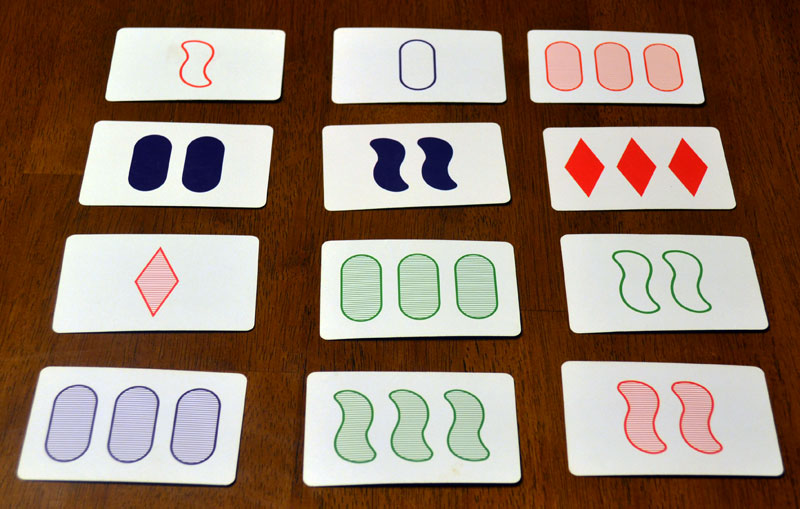
#> input picture setgame/test.jpg, 800 x 509 px, found by its file name
$ python test.py   (older library calls are emulated)
#> lines starting #> are read from the running program, lines starting #| are printed output that depends on the picture; after the words box and inside, x2 and y2 are one past the last pixel; in counts of white or black regions, pixels touching at a corner belong together
import cv2
import numpy as np
AREA_CUTOFF_THRESHOLD = 0.5
filename='images/test.jpg'

# Adjust card orientation
def rectify(h):
  h = h.reshape((4,2))
  hnew = np.zeros((4,2),dtype = np.float32)
  add = h.sum(1)
  hnew[3] = h[np.argmin(add)]
  hnew[1] = h[np.argmax(add)]
  diff = np.diff(h,axis = 1)
  hnew[0] = h[np.argmin(diff)]
  hnew[2] = h[np.argmax(diff)]
  return hnew

# Image Matching
def preprocess(img):
  gray = cv2.cvtColor(img,cv2.COLOR_BGR2GRAY)
  blur = cv2.GaussianBlur(gray,(5,5),0)
  thresh = cv2.adaptiveThreshold(blur,255,1,1,11,1)
  return thresh

def imgdiff(img1,img2):
  diffAll=0
  for i in range(3): # channel BGR
    img1 = cv2.GaussianBlur(img1[:,:,i],(5,5),0)
    img2 = cv2.GaussianBlur(img2[:,:,i],(5,5),0)
    diff = cv2.absdiff(img1,img2)
    diff = cv2.GaussianBlur(diff,(5,5),5)
    flag, diff = cv2.threshold(diff, 200, 255, cv2.THRESH_BINARY)
    diffAll += np.sum(diff)
  return diffAll

def find_closest_card(training,img):
  features = preprocess(img)
  return sorted(training.values(), key=lambda x:imgdiff(x,features))[0][0]


im = cv2.imread(filename)
#> im is the input picture: shape (509, 800, 3); mean B, G, R 110, 125.3, 147.8
gray = cv2.cvtColor(im,cv2.COLOR_BGR2GRAY)
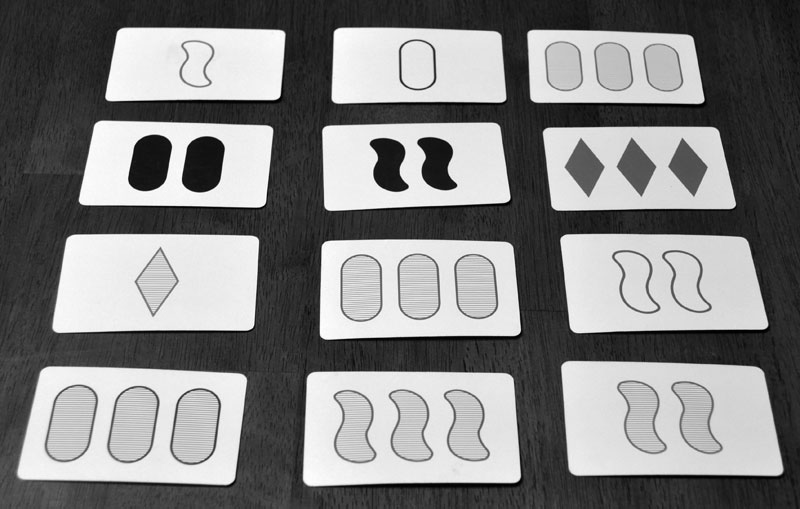
#> gray: shape (509, 800); min 0, max 255, mean 130.3
blur = cv2.GaussianBlur(gray,(1,1),1000)
flag, thresh = cv2.threshold(blur, 120, 255, cv2.THRESH_BINARY)
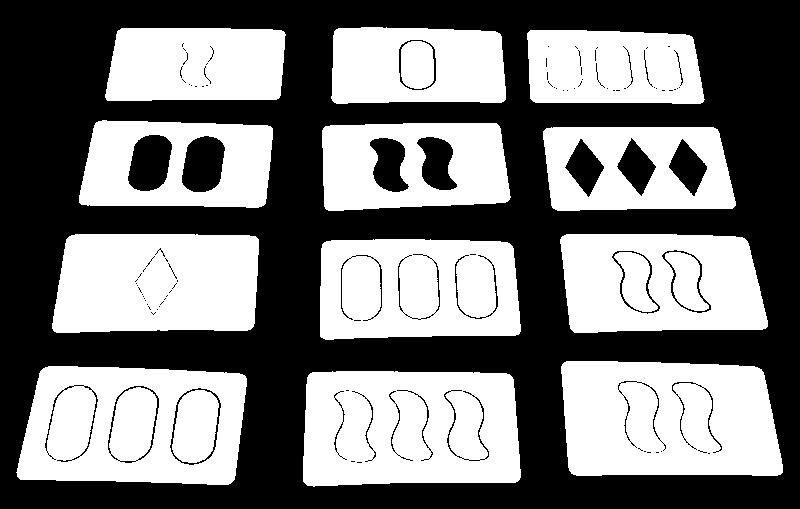
#> thresh: shape (509, 800); 48.2% white; 16 white regions
#thresh = cv2.adaptiveThreshold(blur,255,cv2.ADAPTIVE_THRESH_GAUSSIAN_C, cv2.THRESH_BINARY,11,2)
im2, contours, hierarchy = cv2.findContours(thresh,cv2.RETR_TREE,cv2.CHAIN_APPROX_SIMPLE)
#> contours = 386 contours, 312 with area under 20; largest, box (x1, y1, x2, y2) and area: (16, 366, 247, 485) 23891, (303, 371, 521, 487) 23453, (561, 361, 783, 476) 23079, (52, 234, 259, 333) 18831, (320, 239, 521, 340) 18778
contours = sorted(contours, key=cv2.contourArea, reverse=True)
lastArea = cv2.contourArea(contours[0])
#> lastArea = 23891
for i,card in enumerate(contours):
    peri = cv2.arcLength(card,True)
    approx = cv2.approxPolyDP(card,0.02*peri,True)
    if approx.shape!=(4,1,2):
        continue
    approx = rectify(approx)
    newArea = cv2.contourArea(card)
    if newArea<lastArea * AREA_CUTOFF_THRESHOLD:
        break
    lastArea = newArea
    approx2 = np.array(approx.reshape((4,2)),np.float32)
    # rect = cv2.minAreaRect(contours[2])
    # r = cv2.boxPoints(rect)
    h = np.array([ [0,0],[299,0],[299,449],[0,449] ],np.float32)
    transform = cv2.getPerspectiveTransform(approx2,h)
    warp = cv2.warpPerspective(im,transform,(300,450))
    savefile = "images/decomp"+str(i)+".jpg"
    cv2.imwrite(savefile,warp)
#> this loop made 25 passes
#> (peri, add in rectify, diff in rectify, newArea, lastArea, approx2, savefile) on passes 1 to 3: (658.2, [411, 499, 713, 619], [331, 459, 245, 131], 23891, 23891, [[244, 375], [234, 479], [20, 479], [40, 371]], 'images/decomp0.jpg'), (645.4, [684, 792, 997, 883], [70, 178, -43, -135], 23453, 23453, [[509, 374], [520, 477], [307, 485], [307, 377]], 'images/decomp1.jpg'), (642.7, [927, 1047, 1254, 1124], [-195, -99, -310, -390], 23079, 23079, [[757, 367], [782, 472], [573, 474], [561, 366]], 'images/decomp2.jpg')
#> peri on passes 13 to 18: 223.1, 205.2, 174.7, 172.7, 199.6, 198.4
#> pass 1, `warp = cv2.warpPerspective(im,transform,(300,450))`:
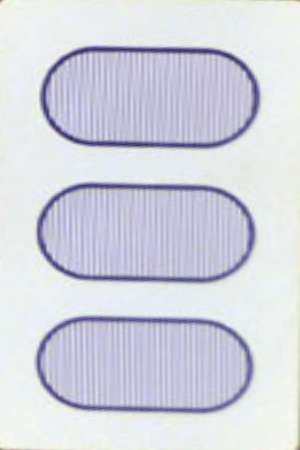
#> warp: shape (450, 300, 3); mean B, G, R 224.3, 213.1, 211.6
#> pass 2, `warp = cv2.warpPerspective(im,transform,(300,450))`:
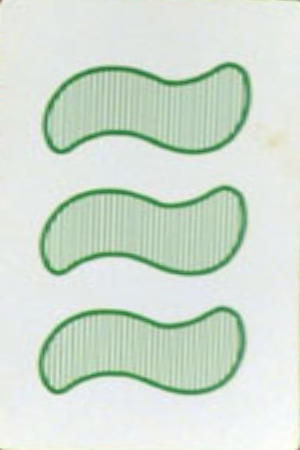
#> warp: shape (450, 300, 3); mean B, G, R 210.4, 222.3, 209.8
#> pass 3, `warp = cv2.warpPerspective(im,transform,(300,450))`:
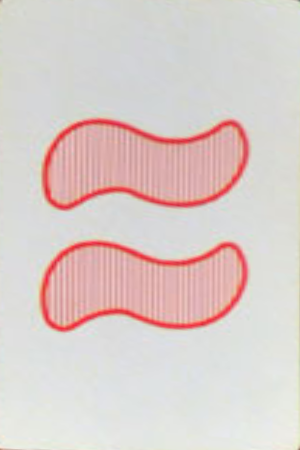
#> warp: shape (450, 300, 3); mean B, G, R 202.6, 205.5, 219.6

$ run again, with setgame/Scan_20170204.jpg copied over setgame/test.jpg
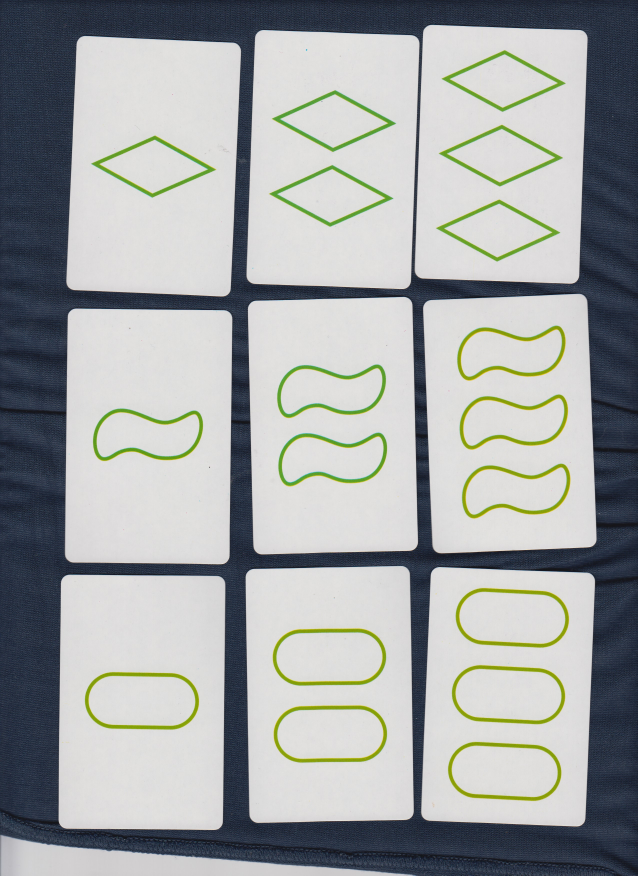
#> input picture setgame/Scan_20170204.jpg, 2550 x 3501 px, found by its file name (shown at 1/4 size)
#> im is the input picture: shape (3501, 2550, 3); mean B, G, R 164.6, 164.6, 161
#> `flag, thresh = cv2.threshold(blur, 120, 255, cv2.THRESH_BINARY)`:
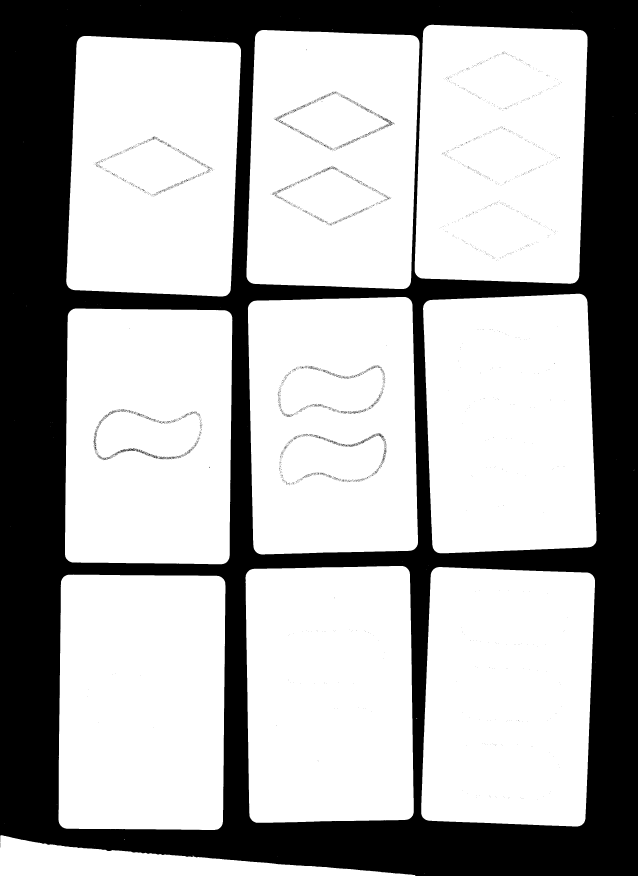
#> thresh: shape (3501, 2550) (shown at 1/4 size); 68.4% white; 6303 black regions (6177 under 20 px)
#> contours = 9124 contours, 8987 with area under 20; largest, box (x1, y1, x2, y2) and area: (265, 144, 964, 1186) 667032, (986, 120, 1678, 1156) 666863, (260, 1234, 930, 2257) 666661, (234, 2298, 902, 3320) 666562, (1685, 2268, 2380, 3306) 666447
#> `lastArea = cv2.contourArea(contours[0])`: lastArea = 667032
#> the loop `for i,card in enumerate(contours):` made 4222 passes
#> peri on passes 11 to 13: 227.3, 143.1, 102.6
#> pass 3, `warp = cv2.warpPerspective(im,transform,(300,450))`:
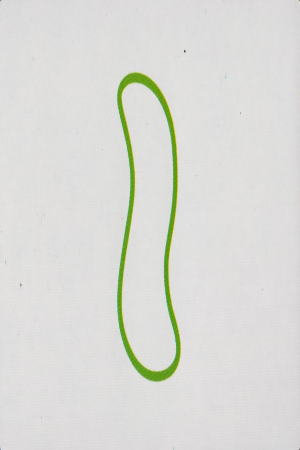
#> warp: shape (450, 300, 3); mean B, G, R 215.5, 219.7, 218.9
